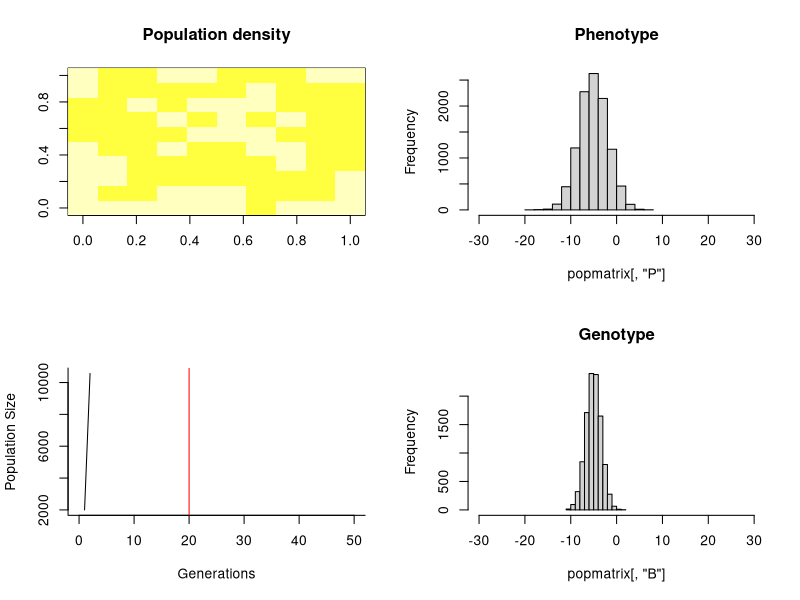
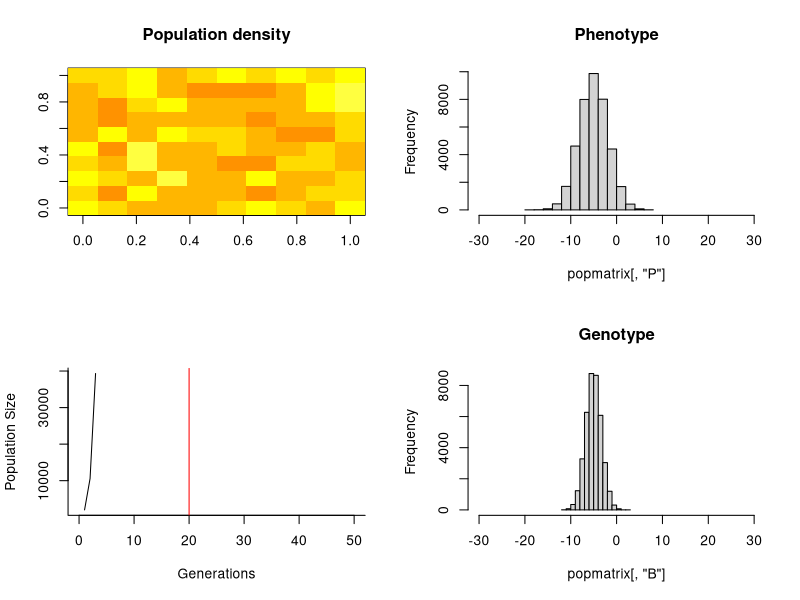
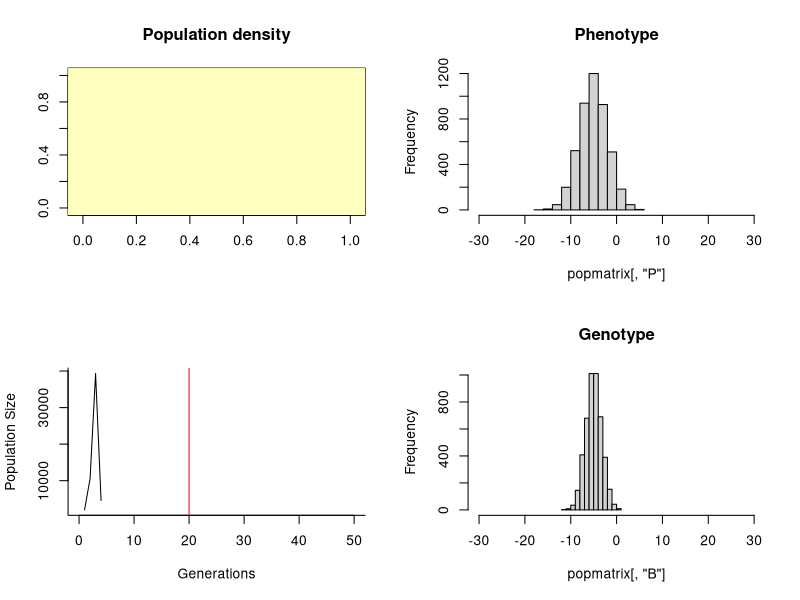
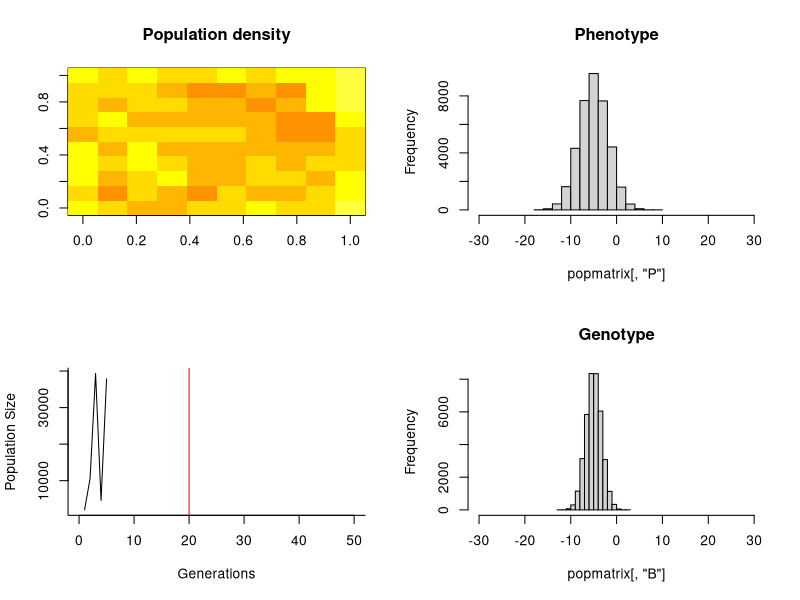
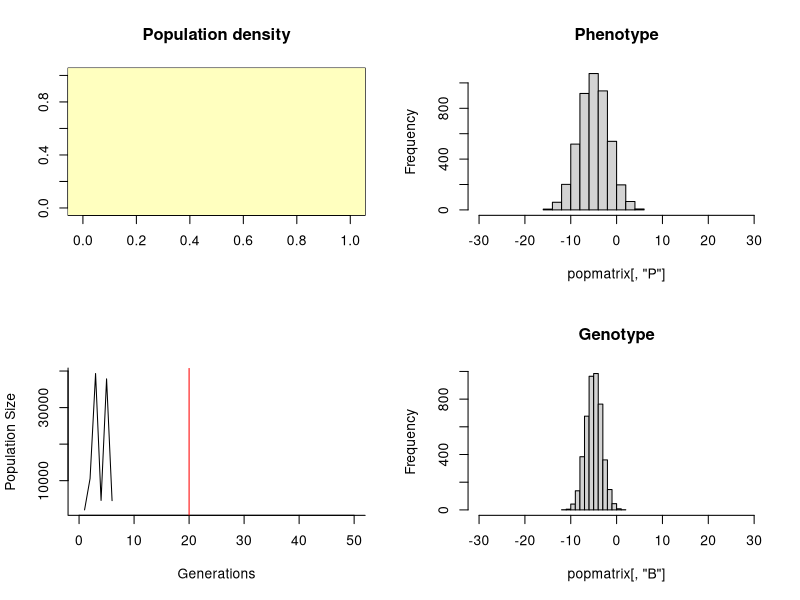
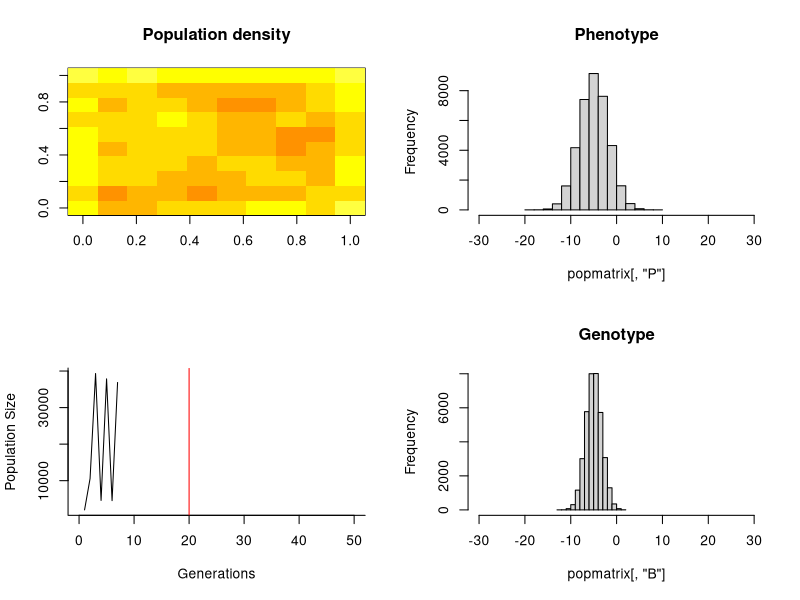
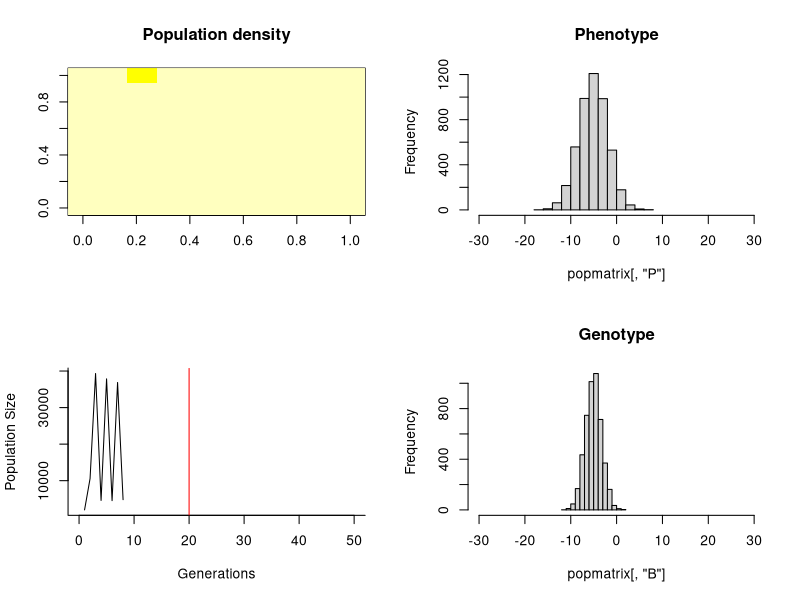
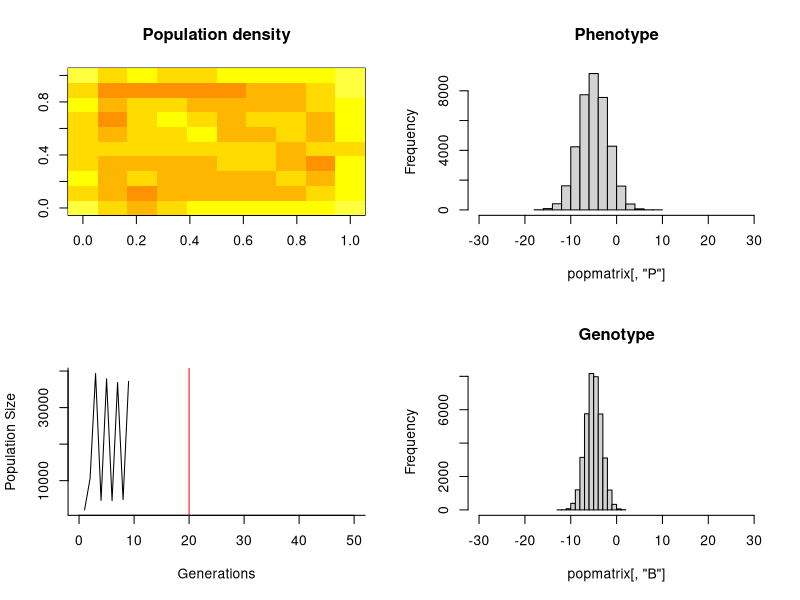

R code for these plots, in order: (Note: this script raises an error after producing the figures.)
### Functions and model for doing PVA of quolls under evolution ###

###Note: execution of quantitative genetics is (badly) incorrect and needs to be fixed before evolutionary scenarios can be implemented

#### Ella edited 12/8/14

# Initialises a matrix with n individuals
# individuals have a location (spX, spY) and are generated from
# initial mean breeding value, initial variance in breeding value, and heritability
init.inds<-function(n, spX, spY, init.b, init.p.var, h){
	X<-runif(n, 1, spX+1)%/%1 #grid ref
	Y<-runif(n, 1, spY+1)%/%1
	S<-rbinom(n, 1, 0.5) #sex
	A<-rep(1, n) #age
	b.var<-h*init.p.var
	B<-rnorm(n, init.b, b.var^0.5) # breeding values
	P<-rnorm(n, B, (init.p.var-b.var)^0.5)
	cbind(X, Y, S, A, B, P)		
}

# Function that defines relationship between Phenotype and Fitness (survival)
# threshold: P>0 survives, P<0 dies
fit.func<-function(P){
	P>0
}

#function that creates a list of vectors of male breeding values for each grid cell
b.list.maker<-function(popmat, spX, spY){
	male<-subset(popmat, popmat[,"S"]==1 & popmat[,"A"]>0)
	out<-vector("list", spX*spY)
	for (i in 1:length(male[,1])){
		out[[(male[i,"Y"]-1)*spX+male[i,"X"]]]<-c(out[[(male[i,"Y"]-1)*spX+male[i,"X"]]], male[i,"B"])
	}	
	out
}

#generalised density dependent decay (where alpha < 0)
ddep1<- function(x, beta, alpha) {
	1/(1+exp(-alpha*(x-beta)))
}

#function to sample across a list
sample2<-function(v){
	if (is.null(v)==T) return(NULL)
	else sample(v, 1, T)	
}

#function that reproduces individuals
#density dependance acting on fecundity according to grid cell K (beta)
# takes population matrix
repro<-function(popmat, spX, spY, fec, init.p.var, h, alpha, beta){
	#browser()
	b.var<-h*init.p.var
	if (length(popmat[,1])==0) return(popmat)
	# collect breeding females and their mates' B values
	male<-subset(popmat, popmat[,"S"]==1 & popmat[,"A"]>0)
	if (length(male)==0) return(popmat)
	male<-table(factor(male[,"X"], levels=1:spX), factor(male[,"Y"], levels=1:spY)) #number of males present in each cell
	b.list<-b.list.maker(popmat, spX, spY) #list male Bs by space
	female<-subset(popmat, popmat[,"S"]==0 & popmat[,"A"]>0) #matrix of all adult females
	dens<-table(factor(female[,"X"], levels=1:spX), factor(female[,"Y"], levels=1:spY)) #work out the density of females in each grid cell	
	temp<-(female[,"Y"]-1)*spX+female[,"X"] #matrix indexes for male matrix and blist
	female<-subset(female, male[temp]>0) # matrix of females with available males
	temp<-temp[which(male[temp]>0)] #update temp
	B.off<-unlist(lapply(b.list[temp], sample2)) #sample a male for each female (replace=T)
	if (length(B.off)!=length(female[,"B"])) print("error")#browser() #error catcher!
	B.off<-(B.off+female[,"B"])/2 #calculate midparent value	
#matrix of females ordered by grid number
	female<- cbind(B.off, female) # bind offspring B values to their mums
	fdens<-dens[(female[,"Y"]-1)*spX+female[,"X"]] # Density each mum experiences
	dd.off<- ddep1(x=fdens, beta, alpha)
	off.no<-rbinom(nrow(female), 10, dd.off) # max offspring = 10

#get info for next generation and combine
	offspring<-female[rep(1:nrow(female), off.no),]

	offspring[,"B"]<-offspring[,"B.off"]
	offspring[,"B"]<-rnorm(nrow(offspring), offspring[,"B"], (b.var/2)^0.5) #mid parent breeding values with variance of surviving offspring
	offspring<-offspring[,-1]
	offspring[,"S"]<-rbinom(nrow(offspring), 1, 0.5) # random sex allocation
	offspring[,"A"]<-rep(0, nrow(offspring))	# age=0
	offspring[,"P"]<-rnorm(nrow(offspring), offspring[,"B"], (init.p.var-b.var)^0.5) #offspring phenotypes
	popmat<-rbind(popmat, offspring)
	popmat
}

# runs the male die off
mdieoff<-function(popmatrix, msurv){
	psurv<-rep(1, length(popmatrix[,1]))
	psurv[which(popmatrix[,"S"]==1 & popmatrix[,"A"]==1)]<-msurv #one year old males
	psurv[which(popmatrix[,"S"]==1 & popmatrix[,"A"]>1)]<-0 #two year old males
	popmatrix<-subset(popmatrix, rbinom(length(popmatrix[,1]), 1, psurv)==1) # probabilistic survival
	popmatrix
}

#ages or kills individuals based on age-specific survival plus fitness
age<-function(popmatrix, selection=F, alpha, fsurv1, fsurv2, msurv, spX, spY, beta, K){
	if (length(popmatrix[,1])==0) return(popmatrix)
	#Survival of adults
	Ad<-subset(popmatrix, popmatrix[,"A"]>0) #Grabs all adults
	psurv<-rep(0, length(Ad[,1])) 
	psurv[which(Ad[,"S"]==0 & Ad[,"A"]==1)]<-fsurv1 #one year old females
	psurv[which(Ad[,"S"]==0 & Ad[,"A"]==2)]<-fsurv2 #two year old females
	psurv[which(Ad[,"S"]==1 & Ad[,"A"]==1)]<-1 #one year old males (already gone through die off)
	if (selection==T) psurv<-psurv*fit.func(Ad[,"P"]) #toad relative fitness
	Ad<-subset(Ad, rbinom(length(Ad[,1]), 1, psurv)==1) # probabilistic survival
	#Survival of juvs only if toads are present (otherwise survival=1)
	Juv<-subset(popmatrix, popmatrix[,"A"]==0)
	psurv<-1
	if (selection==T) psurv<-psurv*fit.func(Juv[,"P"]) #toad relative fitness
	Juv<-subset(Juv, rbinom(length(Juv[,1]), 1, psurv)==1) #surviving juveniles
	# gather survivors, age them and return
	popmatrix<-rbind(Ad, Juv)
	popmatrix[,"A"]<-popmatrix[,"A"]+1
	popmatrix
}


#calculates neighbours on a grid exclusing nonsense neighbours and returns a list of matrices of grid refs
#doesn't include source cell
neighbours.init<-function(spX, spY){
	neigh<-vector("list", length=spX*spY)
	for (x in 1:spX){
		for (y in 1:spY){
			out<-matrix(nrow=8, ncol=2)
			ifelse((x-1)==0, X<-NA, X<-x-1) #correct for indices going to zero
			ifelse((y-1)==0, Y<-NA, Y<-y-1)
			ifelse((y+1)>spY, Yp<-NA, Yp<-y+1) # correct for indices going to > space
			ifelse((x+1)>spX, Xp<-NA, Xp<-x+1)
			# Assign neighbours
			out[1,]<-c(Xp, y)
			out[2,]<-c(X, y)
			out[3,]<-c(x, Y)
			out[4,]<-c(Xp, Y)	
			out[5,]<-c(X, Y)
			out[6,]<-c(x, Yp)
			out[7,]<-c(Xp, Yp)
			out[8,]<-c(X, Yp)
			out<-subset(out, !is.na(apply(out, 1, sum)))
			neigh[[(y-1)*spX+x]]<-out
		}	
	}
	return(neigh)	#return the list
}

# samples a matrix and returns one row of the matrix
matrix.sample<-function(mtrx, size=1){
	mtrx[sample(seq(length(mtrx[,1])), size=size),]	
}

# executes nearest neighbour dispersal where individuals disperse to neighbouring cell with probability=prob.d 
# is called after age!
disperse<-function(popmatrix, n.list, prob.d, spX){
	if (length(popmatrix[,1])==0) return(popmatrix)
	disp<-rbinom(length(popmatrix[,1]), 1, prob.d) # calculate a probability of dispersal
	disp<-which(disp==1 & popmatrix[,"A"]==1)# & popmatrix[,"S"]==1) #get indices of surviving dispersing MALE juveniles
	sub.list<-n.list[(popmatrix[disp,"Y"]-1)*spX+popmatrix[disp,"X"]] #generate list of neighbour matrices
	sub.list<-lapply(sub.list, matrix.sample) #samples one row from each neighbour matrix
	sub.list<-do.call("rbind", sub.list) #places result into a matrix
	popmatrix[disp, 1:2]<-sub.list #assigns new locations back to popmatrix
	popmatrix
}



####RUN MODEL######################################################
mother<-function(n=2000, spX=10, spY=10, alpha=-1, fsurv1=0.2, fsurv2=0.02, msurv=0.04, init.b=0, init.p.var=10, h=0.3, gens=50, K=20, fec=6.7, beta=64, prob.d=0.5, sel.time=20, plot=FALSE){
	pop<-init.inds(n, spX, spY, init.b, init.p.var, h) # create a population
	n.list<-neighbours.init(spX, spY) # create a list of neighbours for each cell (individual?)
	popsize<-n
	sel<-FALSE
	for (g in 2:gens){
		pop<-repro(popmat=pop, spX=spX, spY=spY, fec=fec, init.p.var=init.p.var, h=h, alpha=alpha, beta=beta) # females reproduce (density dep)
		pop<-mdieoff(pop, msurv) # males die off
		if (g>sel.time) sel<-TRUE # have toads arrived?
		pop<-age(pop, selection=sel, alpha=alpha, fsurv1=fsurv1, fsurv2=fsurv2, msurv=msurv,spX=spX, spY=spY, beta=beta, K=K) # everyone gets a little older
		pop<-disperse(pop, n.list, prob.d, spX) # and the Juveniles trudge off
		if (length(pop[,1])==0) { # did we go extinct?
			pe<-TRUE
			print(paste("The population went extinct at generation ", g, ":-("))
			break	
		} else {pe<-FALSE }
		popsize<-c(popsize, length(pop[,1])) # new population size appended to popsize vector
		if (plot==T) plotter(pop, popsize, spX, spY, sel.time, gens, fid=g)
	}
	list(pop, popsize)	
	return(pe)
}

plotter<-function(popmatrix, popsize, spX, spY, sel.time, gens, fid){
	fname<-paste("simgen", fid, ".png", sep="")
	#png(fname, width=12, height=12, units="cm", res=300)	
	p.summ<-table(factor(popmatrix[,"X"], levels=1:spX), factor(popmatrix[,"Y"], levels=1:spY))
	#p.summ<-tapply(popmatrix[,"P"], list(factor(popmatrix[,"X"], levels=1:spX), factor(popmatrix[,"Y"], levels=1:spY)), mean)
	par(mfrow=c(2, 2))
	image(p.summ, col=rev(heat.colors(10)), breaks=seq(0, 1000, length=11), main="Population density")
	hist(popmatrix[,"P"], xlim=c(-30, 30), main="Phenotype")
	plot(popsize, type="l", ylab="Population Size", xlab="Generations", bty="l", xlim=c(0, gens))
	arrows(sel.time,0,sel.time,100000, length=0, col="red")
	hist(popmatrix[,"B"], xlim=c(-30, 30), main="Genotype")
	#dev.off()
}



#mother(h=0.3, init.b=-5, plot=T, gens=50)
	
###### PVA ###############################################################	

#run n iterations for one simulation
n <-10 #no. of iterations 	
e <-vector("logical", n) #output vector (prob of extinction)
	for (i in 1:n){
		pe<-mother(h=0.3, init.b=-5, plot=T, gens=50)
		e[i]<-c(pe)
	}
prob.extinct<-length(e[e==TRUE])/length(e)	
print(prob.extinct)

#now how to adjust init.b, init.p.var and h...?
#possible???
init.b<- vector("numeric", 6)
itit.b<- c(-10, -1, -0.5, 0, 0.5, 1, 10)

for(i in init.b) {
mother(h=0.3, init.b=i, plot=T, gens=50)
}